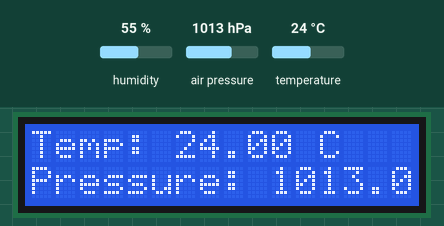
Simulated run of this sketch. Board: Arduino Uno, built with avr-gcc and run on an emulated ATmega328P. On the bench: 16×2 character LCD. The test bench sets the inputs (shaded band); at power-on: air pressure 1013 hPa, temperature 24 °C, humidity 55 %.

Above: at 2.7 s.
2.8 s: air pressure set to 952 hPa
At 5.4 s:
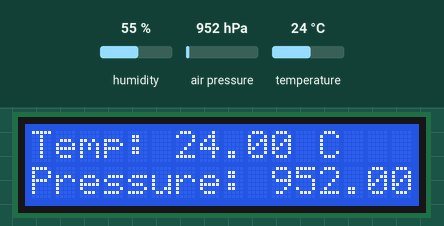
5.8 s: temperature set to 12 °C
At 6.8 s:
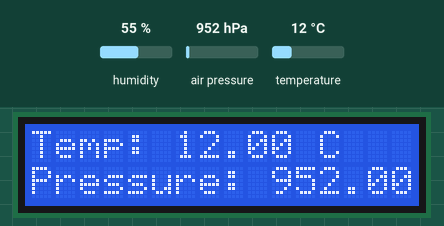
8.8 s: air pressure set to 975 hPa
At 11.5 s:
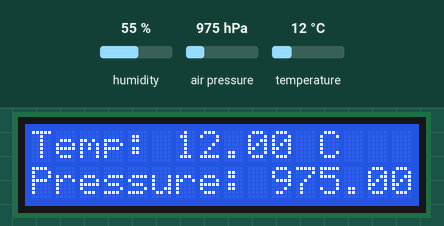
11.8 s: temperature set to 19 °C
At 13.1 s:
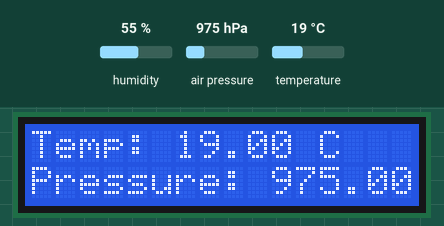
14.8 s: air pressure set to 1000 hPa
At 16.9 s:
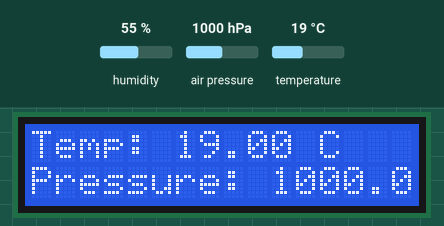
18.0 s: temperature set to 28 °C
At 19.4 s:
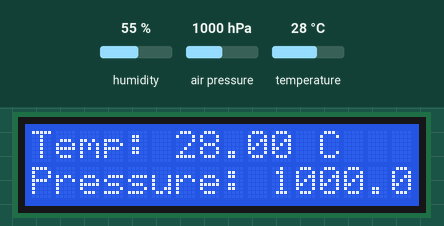
Timing chart, 0 to 21.0 s (numbered marks = the images above; inputs shaded):
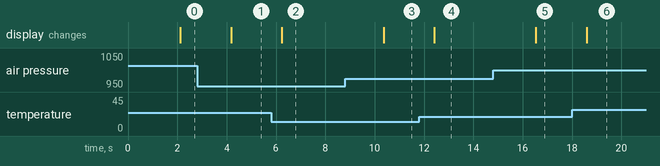

The sketch:

Aeromancer.ino
```cpp
#include <DHT.h>
#include <Wire.h>
#include <Adafruit_Sensor.h>
#include <Adafruit_BMP280.h>
#include <LiquidCrystal_I2C.h>

#define DHTPIN 2
#define DHTTYPE DHT22

DHT dht(DHTPIN, DHTTYPE);
Adafruit_BMP280 bmp;
LiquidCrystal_I2C lcd(0x27, 16, 2);

void setup() {
  lcd.init();
  lcd.backlight();
  dht.begin();
  bmp.begin(0x76);
}

void loop() {
  delay(2000);
  float temperature = dht.readTemperature();
  float humidity = dht.readHumidity();
  float pressure = bmp.readPressure() / 100.0F;

  lcd.clear();
  lcd.setCursor(0, 0);
  lcd.print("Temp: ");
  lcd.print(temperature);
  lcd.print(" C");

  lcd.setCursor(0, 1);
  lcd.print("Humidity: ");
  lcd.print(humidity);
  lcd.print(" %");

  lcd.setCursor(0, 2);
  lcd.print("Pressure: ");
  lcd.print(pressure);
  lcd.print(" hPa");
}
```

Aeromancer.cpp
```cpp
#include <Adafruit_Sensor.h>
#include <DHT.h>
#include <DHT_U.h>
#include <Wire.h>
#include <Adafruit_BMP280.h>
#include <LiquidCrystal.h>

// 설정값
#define DHTPIN 2        // DHT 센서 핀
#define DHTTYPE DHT22   // DHT22 사용

#define BMP_SDA 4        // BMP 센서 SDA 핀
#define BMP_SCL 5        // BMP 센서 SCL 핀

DHT_Unified dht(DHTPIN, DHTTYPE);

Adafruit_BMP280 bmp;   // BMP280 센서 객체

// LCD 디스플레이 설정
LiquidCrystal lcd(12, 11, 6, 7, 8, 9);

void setup() {
  // 시리얼 통신 시작
  Serial.begin(9600);

  // DHT 센서 초기화
  dht.begin();

  // BMP 센서 초기화
  if (!bmp.begin(0x76)) {
    Serial.println("Could not find a valid BMP280 sensor, check wiring!");
    while (1);
  }

  // LCD 초기화
  lcd.begin(16, 2);

  // 화면에 초기 메시지 출력
  lcd.setCursor(0, 0);
  lcd.print("Weather Station");
  lcd.setCursor(0, 1);
  lcd.print("Initializing...");
  delay(2000);
}

void loop() {
  // 센서 데이터 읽기
  sensors_event_t event;
  dht.temperature().getEvent(&event);
  float temperature = event.temperature;
  dht.humidity().getEvent(&event);
  float humidity = event.relative_humidity;

  float pressure = bmp.readPressure() / 100.0F; // 대기압 (hPa)로 변환

  // 결과 출력
  Serial.print("Temperature: ");
  Serial.print(temperature);
  Serial.println(" °C");
  Serial.print("Humidity: ");
  Serial.print(humidity);
  Serial.println(" %");
  Serial.print("Pressure: ");
  Serial.print(pressure);
  Serial.println(" hPa");

  // LCD에 날씨 데이터 출력
  lcd.clear();
  lcd.setCursor(0, 0);
  lcd.print("Temp: ");
  lcd.print(temperature);
  lcd.print(" C");
  lcd.setCursor(0, 1);
  lcd.print("Humidity: ");
  lcd.print(humidity);
  lcd.print(" %");

  delay(5000); // 5초마다 측정
}
```

Measured:
- after the input at 2.8 s, the display: changes after 1.4 s (image 1)
- after the input at 5.8 s, the display: changes after 0.44 s (image 2)
- after the input at 8.8 s, the display: changes after 1.6 s (image 3)
- after the input at 11.8 s, the display: changes after 0.62 s (image 4)
- after the input at 14.8 s, the display: changes after 1.7 s (image 5)
- after the input at 18.0 s, the display: changes after 0.60 s (image 6)
